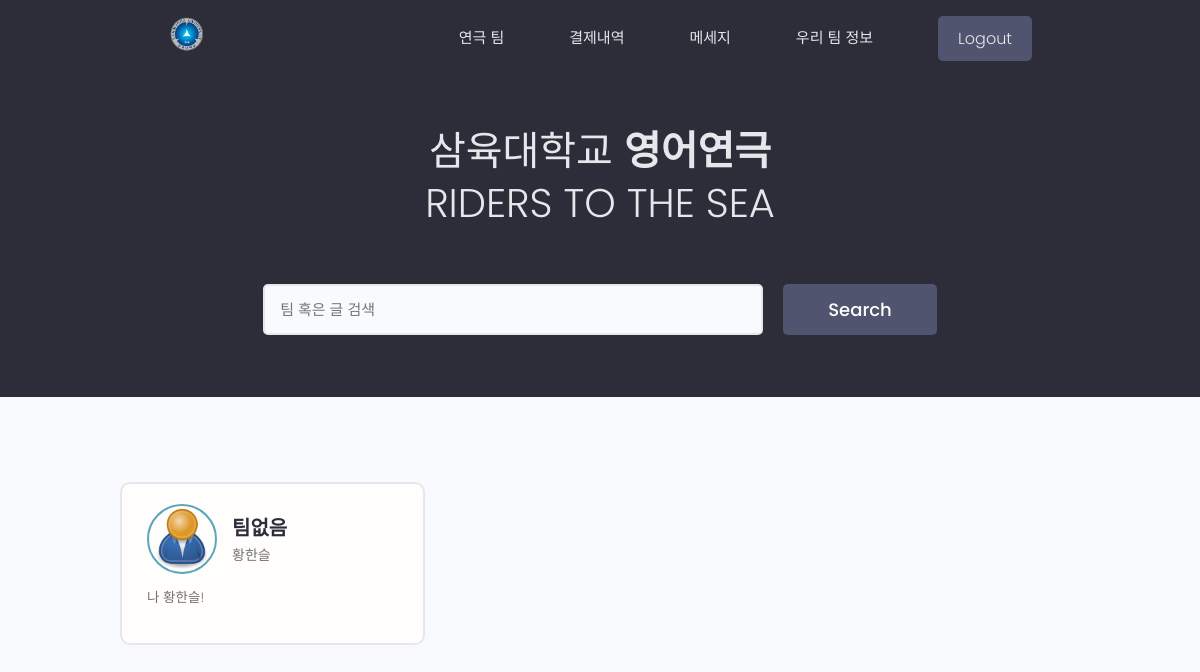
The page / (signed in) on the database its author committed.
### division/models.py (models this page shows, shortened)
class Team(models.Model):
    user = models.OneToOneField(User,on_delete=models.CASCADE,null=True,blank=True)
    id = models.IntegerField(primary_key=True)
    username = models.CharField(null=True,max_length=100)
    name = models.CharField(null=True,max_length=100)
    captain = models.CharField(null=True,max_length=100)
    short_intro = models.CharField(null=True,blank=True,max_length=256)
    email = models.EmailField(null=True)
    profile_image = models.ImageField(null=True,blank=True,upload_to='profiles/',default='profiles/user-default.png')
    created = models.DateTimeField(auto_now_add=True)
    is_new = models.BooleanField(null=True,default=False)
    USERNAME_FIELD = 'username'

### division/views.py (the view)
# urls.py: path('',home,name='home'),
def home(request):
    teams = Team.objects.all()
    teams,page_range = paginateTeam(request,teams,2)
    return render(request,'div_main.html',{'teams':teams,'page_range':page_range})

### division/utils.py (called while the page is built)
def paginateTeam(request,teams,results):
    page = request.GET.get('page',1)
    paginator = Paginator(teams,results)
    try:
        teams = paginator.page(page)
    except EmptyPage:
        page = paginator.num_pages
        teams = paginator.page(paginator.num_pages)
    left = (int(page))-4
    if left < 1:
        left = 1
    right = (int(page))+5
    if right > paginator.num_pages:
        right = paginator.num_pages
        print(right)
    page_range = range(left,right+1)
    return teams,page_range

### division/templates/div_main.html (shortened to what this page needs)
{% extends 'main.html' %}
{% load static %}
{% block content %}
<main class="home">
    <section class="hero-section text-center">
      <div class="container container--narrow">
        <div class="hero-section__box">
          <h2>삼육대학교 <span>영어연극</span></h2>
          <h2>Riders To The Sea</h2>
        </div>
        <div class="hero-section__search">
          <form class="form" action="#" method="get">
            <div class="form__field">
              <input class="input input--text" id="formInput#search" type="text" name="text"
                placeholder="팀 혹은 글 검색" />
            </div>
            <input class="btn btn--sub btn--lg" type="submit" value="Search" />
          </form>
        </div>
      </div>
    </section>
    <section class="devlist">
      <div class="container">
        <div class="grid grid--three">
          {% for team in teams %}
          <div class="column card">
            <div class="dev">
              <a href="{% url 'profile' team.id %}" class="card__body">
                <div class="dev__profile">
                  <img class="avatar avatar--md" src="{{team.profile_image.url}}" alt="image" />
                  <div class="dev__meta">
                    <h3>{{team.name}}</h3>
                    <h5>{{team.captain}}</h5>
                  </div>
                </div>
                <p class="dev__info">
                  {{team.short_intro}}
                </p>
              </a>
            </div>
          </div>
          {% endfor %}
        </div>
      </div>
    </section>
  </main>
  {% endblock %}

### static/styles/app.css (style rules this page uses)
:root { --color-sub: #2d2d39; }
.btn--sub { background-color: var(--color-sub-light); }
.card { border: 2px solid var(--color-light); }
img { width: 100%; }
.hero-section { height: 40vh; display: flex; align-items: center; background-color: var(--color-sub); }
.hero-section__box { margin-bottom: 4rem; }
.hero-section__box > h2, .hero-section__box > h2 > span { font-size: 4rem; color: var(--color-light); line-height: 1.3; text-transform: uppercase; }
.hero-section__box > h2 { font-weight: 300; }
.hero-section__box > h2 > span { font-weight: 700; }
.hero-section__search > .form { display: flex; align-items: center; justify-content: center; gap: 2rem; }
.hero-section__search > .form input.input--text { width: 50rem; }
.devlist { margin-top: 8rem; }
.devlist .grid { align-items: stretch; }
.devlist .dev .dev__profile { display: flex; align-items: center; gap: 1.5rem; }
.devlist .dev .dev__meta h3 { color: var(--color-sub); font-size: 2rem; font-weight: 700; }
.devlist .dev .dev__meta h5 { color: var(--color-text); font-size: 1.4rem; font-weight: 500; }
.devlist .dev .dev__info { margin: 1.5rem 0; font-size: 1.35rem; line-height: 1.4; text-align: justify; }

### static/uikit/styles/modules/_variables.css (style rules this page uses)
:root { --color-main: #5aa5b9; --color-main-light: #e6faff; --color-sub: #3f4156; --color-sub-light: #51546e; --color-sub-lighter: #ededfd; --color-text: #737373; --color-gray: #8b8b8b; --color-light: #e5e7eb; --color-light-gray: #767676; --color-bg: #f8fafd; --color-white: #fffefd; --color-white-light: #f3f3f3; --color-success: #359e64; --color-success-bg: #def8e8; --color-error: #fc4b0b; --color-error-bg: #fff2ee; --font-base: 'Poppins', arial, helvetica, 'Segoe UI', roboto, ubuntu, sans-serif; --font-monospace: 'Fira Code', 'Courier New', courier, monospace; --font-regular: 300; --font-medium: 500; --font-bold: 700; --generic-shadow: 1px 1px 5px #00000010; --generic-transition: all 0.3s ease-in-out; }

### static/uikit/styles/modules/_base.css (style rules this page uses)
* { margin: 0; padding: 0; box-sizing: border-box; text-rendering: optimizeLegibility; color: inherit; font-size: inherit; }
html { font-size: 50%; }
@media only screen and (min-width: 480px) { html { font-size: 56.25%; } }
@media only screen and (min-width: 1200px) { html { font-size: 62.5%; } }
body { line-height: 1.6; font-weight: 400; font-size: 1.5rem; color: var(--color-text); background-color: var(--color-bg); min-height: 100vh; }

### static/uikit/styles/modules/_typography.css (style rules this page uses)
* { font-family: var(--font-base); }
h2 { font-size: 3.6rem; font-weight: var(--font-bold); }
h3 { font-size: 3.2rem; font-weight: var(--font-medium); }
h5 { font-size: 2.4rem; font-weight: var(--font-medium); }
h5, h6 { font-weight: var(--font-regular); }
p, span, strong { font-size: 1.6rem; color: var(--color-text); font-weight: var(--font-regular); }
a { padding-bottom: 2px; text-decoration: none; display: inline-block; color: var(--color-main); font-weight: var(--font-medium); }

### static/uikit/styles/modules/_utilities.css (style rules this page uses)
.container { width: 92%; max-width: 165rem; margin: 0 auto; box-sizing: border-box; }
.container--narrow { width: 92%; max-width: 120rem; }
@media screen and (min-width: 1000px) { .container { width: 90%; } }
@media screen and (min-width: 1000px) { .container--narrow { width: 85%; } }
@media screen and (min-width: 1200px) { .container { width: 80%; } }
@media screen and (min-width: 1200px) { .container--narrow { width: 72%; } }
.text-center { text-align: center; }

### static/uikit/styles/modules/_avatar.css (style rules this page uses)
.avatar { border-radius: 50%; border: 2px solid var(--color-main); object-fit: cover; }
.avatar--md { height: 7rem; width: 7rem; }

### static/uikit/styles/modules/_button.css (style rules this page uses)
.btn { display: inline-block; position: relative; cursor: pointer; background-color: var(--color-light); font-weight: var(--font-medium); color: var(--color-sub); text-decoration: none; padding: 1rem 2rem; border-radius: 0.5rem; border: none; width: -webkit-fit-content; width: -moz-fit-content; width: fit-content; height: -webkit-fit-content; height: -moz-fit-content; height: fit-content; font-size: 1.6rem; outline-width: 0; outline-color: transparent; -webkit-backface-visibility: hidden; backface-visibility: hidden; transition: all 0.3s ease-in-out; }
.btn--sub { background-color: var(--color-sub); color: var(--color-white); }
.btn--lg { font-size: 1.8rem; padding: 1.2rem 4.5rem; }

### static/uikit/styles/modules/_card.css (style rules this page uses)
.card { border-radius: 1rem; background-color: var(--color-white); border: 1.5px solid var(--color-light); width: auto; height: auto; margin-top: 0.5rem; margin-bottom: 0.5rem; overflow: hidden; }
.card__body, .card__header { padding: 2rem 2.5rem; }

### rows shown on the page
Team: profile_image (placeholder picture), name "팀없음", captain "황한슬", short_intro "나 황한슬!"
